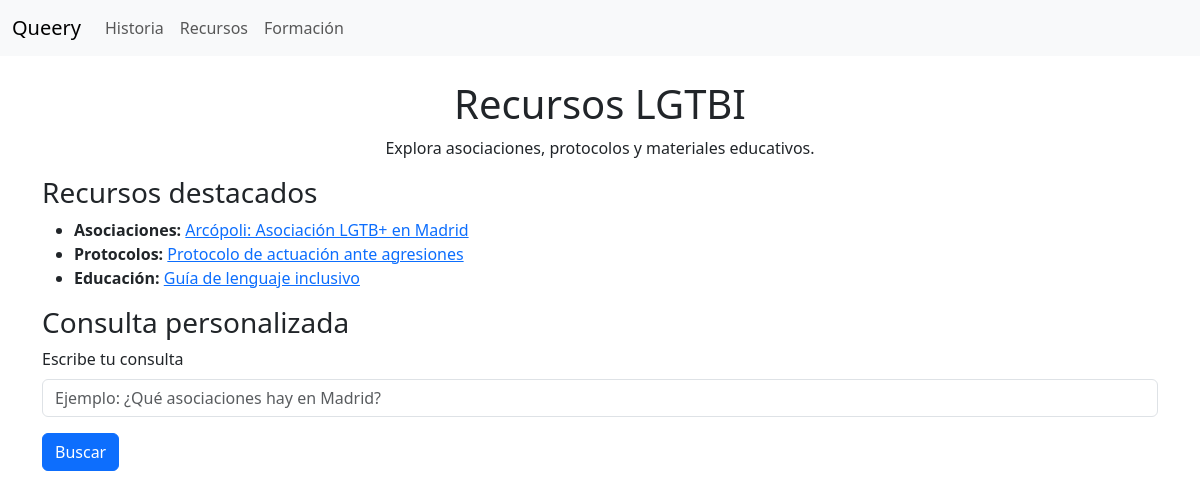
The page /recursos on the database as committed earlier.
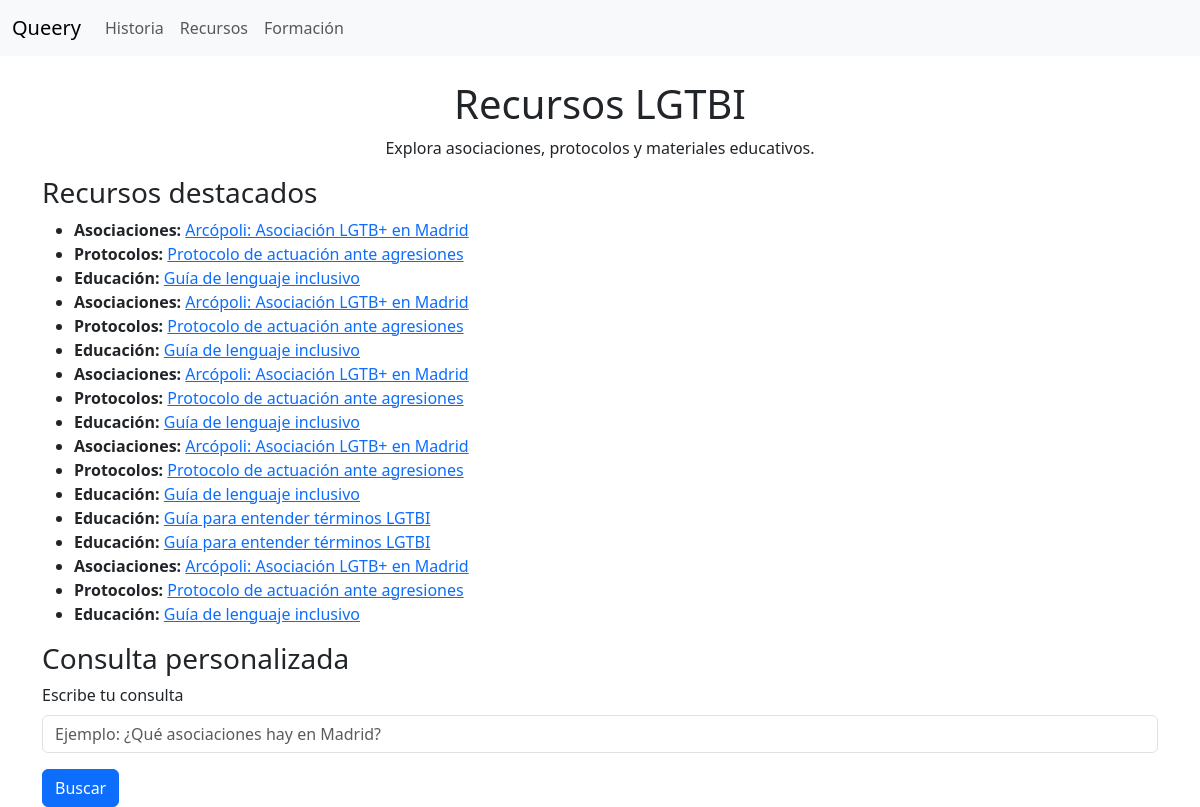
The same page on the database as committed later.
### tables this page shows
CREATE TABLE recursos (
        id INTEGER PRIMARY KEY AUTOINCREMENT,
        categoria TEXT NOT NULL,
        descripcion TEXT NOT NULL,
        enlace TEXT NOT NULL
    );

### main.py (the view)
@app.get("/recursos", response_class=HTMLResponse)
async def listar_recursos(request: Request, pregunta: str = Query(None)):
    try:
        recursos = get_recursos()
        if pregunta:
            respuesta = generar_respuesta_recursos(pregunta)
            guardar_interaccion("recursos", pregunta, respuesta)
            return templates.TemplateResponse("recursos.html", {
                "request": request,
                "recursos": recursos,
                "respuesta": respuesta,
                "pregunta": pregunta
            })
        return templates.TemplateResponse("recursos.html", {
            "request": request,
            "recursos": recursos
        })
    except Exception as e:
        raise HTTPException(status_code=500, detail=f"Error interno: {str(e)}")

### templates/recursos.html (shortened to what this page needs)
{% extends "base.html" %}
{% block content %}
<h1 class="text-center">Recursos LGTBI</h1>
<p class="text-center">Explora asociaciones, protocolos y materiales educativos.</p>
<h3>Recursos destacados</h3>
<ul>
    {% for recurso in recursos %}
    <li>
        <strong>{{ recurso.categoria }}:</strong>
        <a href="{{ recurso.enlace }}" target="_blank">{{ recurso.descripcion }}</a>
    </li>
    {% else %}
    <li>No se encontraron recursos destacados.</li>
    {% endfor %}
</ul>
<h3>Consulta personalizada</h3>
<form method="get" action="/recursos">
    <div class="mb-3">
        <label for="pregunta" class="form-label">Escribe tu consulta</label>
        <input type="text" class="form-control" id="pregunta" name="pregunta" placeholder="Ejemplo: ¿Qué asociaciones hay en Madrid?">
    </div>
    <button type="submit" class="btn btn-primary">Buscar</button>
</form>
{% endblock %}

### templates/base.html (shortened to what this page needs)
<!DOCTYPE html>
<html lang="en">
<head>
    <link rel="stylesheet" href="https://cdn.jsdelivr.net/npm/bootstrap@5.3.0/dist/css/bootstrap.min.css">
</head>
<body>
    <nav class="navbar navbar-expand-lg navbar-light bg-light">
        <div class="container-fluid">
            <a class="navbar-brand" href="/">Queery</a>
            <div class="collapse navbar-collapse" id="navbarNav">
                <ul class="navbar-nav">
                    <li class="nav-item"><a class="nav-link" href="/historia">Historia</a></li>
                    <li class="nav-item"><a class="nav-link" href="/recursos">Recursos</a></li>
                    <li class="nav-item"><a class="nav-link" href="/formacion">Formación</a></li>
                </ul>
            </div>
        </div>
    </nav>
    <div class="container mt-4">
        {% block content %}{% endblock %}
    </div>
</body>
</html>

Rows that differ between the two databases and show on the page:
added recursos: categoria "Asociaciones", descripcion "Arcópoli: Asociación LGTB+ en Madrid"
added recursos: categoria "Protocolos", descripcion "Protocolo de actuación ante agresiones"
added recursos: categoria "Educación", descripcion "Guía de lenguaje inclusivo"
added recursos: categoria "Asociaciones", descripcion "Arcópoli: Asociación LGTB+ en Madrid"
added recursos: categoria "Protocolos", descripcion "Protocolo de actuación ante agresiones"
added recursos: categoria "Educación", descripcion "Guía de lenguaje inclusivo"
added recursos: categoria "Asociaciones", descripcion "Arcópoli: Asociación LGTB+ en Madrid"
added recursos: categoria "Protocolos", descripcion "Protocolo de actuación ante agresiones"
added recursos: categoria "Educación", descripcion "Guía de lenguaje inclusivo"
added recursos: categoria "Educación", descripcion "Guía para entender términos LGTBI"
added recursos: categoria "Educación", descripcion "Guía para entender términos LGTBI"
added recursos: categoria "Asociaciones", descripcion "Arcópoli: Asociación LGTB+ en Madrid"
added recursos: categoria "Protocolos", descripcion "Protocolo de actuación ante agresiones"
added recursos: categoria "Educación", descripcion "Guía de lenguaje inclusivo"
